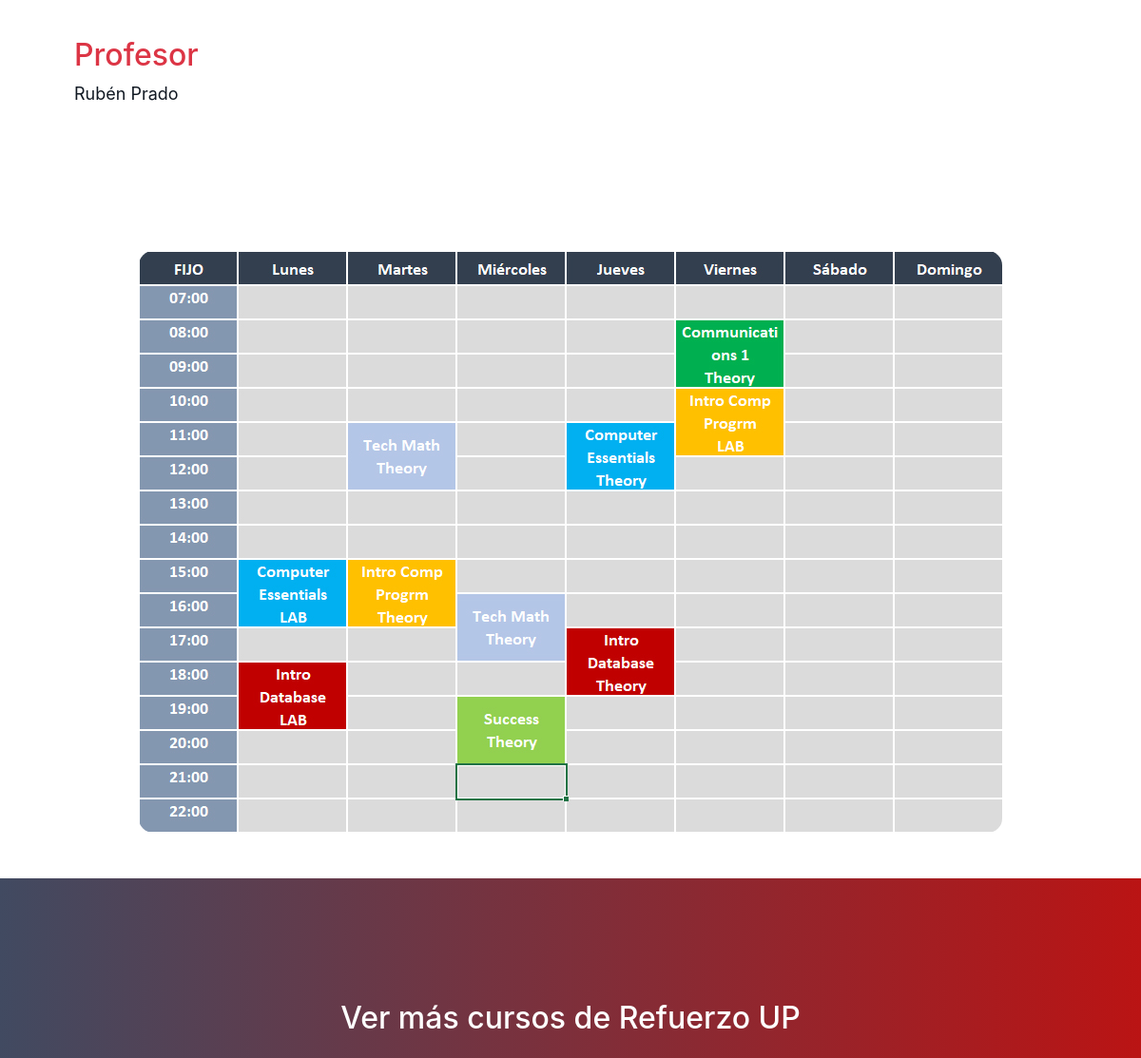
Page /AppMatriz/refuerzo_up/estadistica1 (middle part) on the earlier database version.
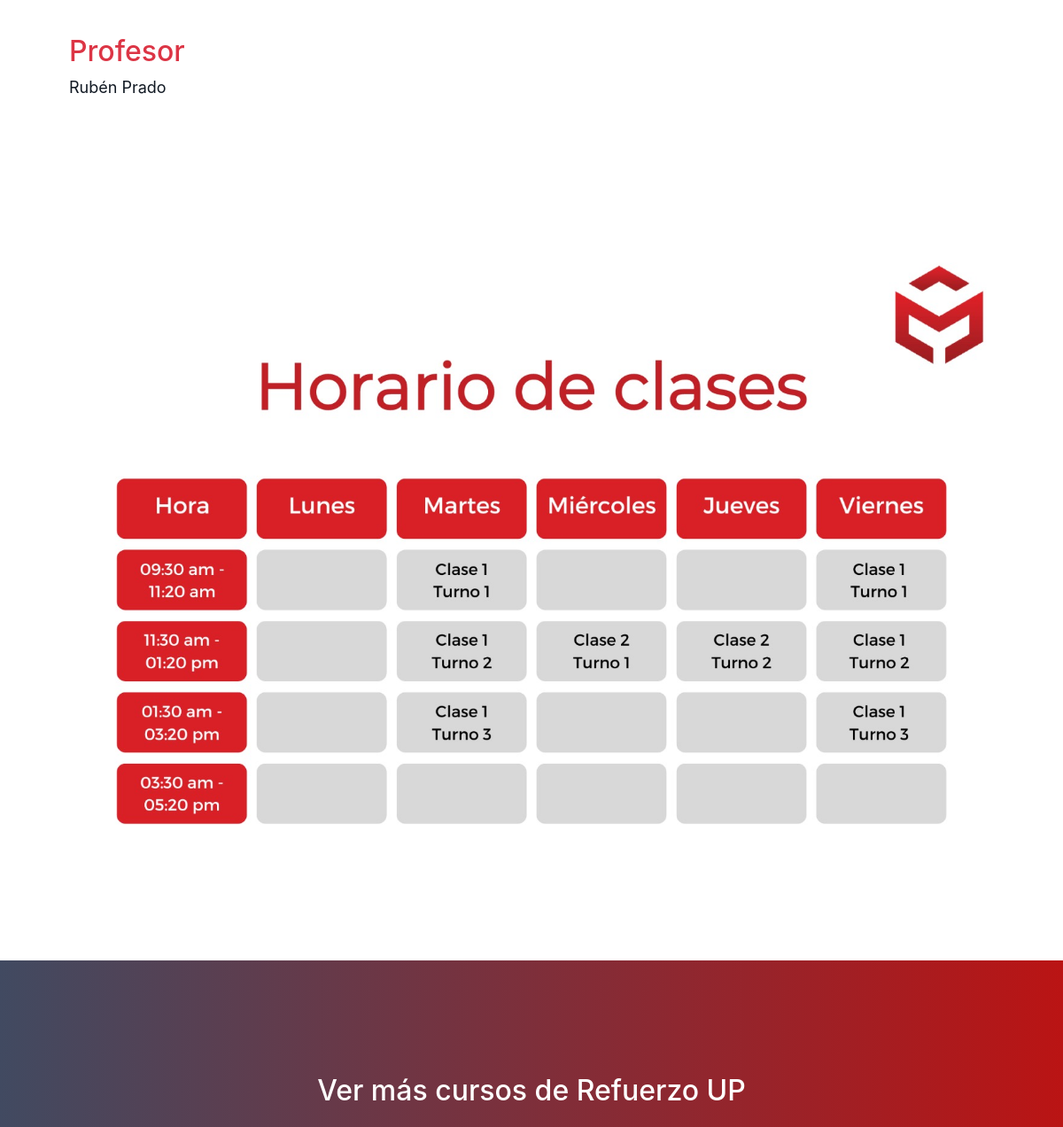
Same page on the later database version.
### AppMatriz/models.py (models this page shows, shortened)
class Horario(models.Model):
    nombre = models.CharField(max_length=40, default='no_name')
    imagen = models.ImageField(upload_to='horarios', null=True, blank=True)

### AppMatriz/views.py (the view)
# urls.py: path('refuerzo_up/estadistica1', views.r_esta1, name="Esta1"),
def r_esta1(request):
    horarios = Horario.objects.filter(imagen__icontains='esta1')
    return render(request, "r_esta1.html", {"horarios":horarios})

### AppMatriz/templates/r_esta1.html (shortened to what this page needs)
{% extends "padre.html" %}
{% load static %}
{% block esta1 %}
<section id=esta1 class="mt-3 pb-2">
    <div class="container px-4 px-lg-5 mb-5">
        <div class="row justify-content-between">
            <div class="col-lg-6 col-md-8 text-start">
                <div class="mt-5">
                    <h2 class="text-danger" style="margin-top: 2.5rem;">Profesor</h2>
                    <p class="text-dark mb-0" style="font-size:large;">Rubén Prado</p>
                </div>
            </div>
        </div>
    </div>
</section>
<section id="horario" class="mt-5">
    <div class="container px-4 px-lg-8">
        <div class="row">
            {% for horario in horarios %}
            <div class="col-md-12 my-5">
                <div class="text-center">
                    <img src="{{ horario.imagen.url }}" alt="Image {{ forloop.counter }}" class="img-fluid" style="border-radius: 15px;">
                </div>
            </div>
            {% endfor %}
        </div>
    </div>
</section>
<section class="page-section bg-rojo text-white">
    <div class="container px-4 px-lg-5 text-center">
        <h2 class="mb-4">Ver más cursos de Refuerzo UP</h2>
    </div>
</section>
{% endblock esta1 %}

### AppMatriz/templates/padre.html (shortened to what this page needs)
<!DOCTYPE html>
<html lang="en">
    <head>
        {% load static %}
        <link href="https://cdn.jsdelivr.net/npm/bootstrap-icons@1.11.3/font/bootstrap-icons.css" rel="stylesheet" />
        <link href="https://cdnjs.cloudflare.com/ajax/libs/SimpleLightbox/2.1.0/simpleLightbox.min.css" rel="stylesheet" />
        <link href="{% static 'AppMatriz/css/styles.css' %}" rel="stylesheet" />
    </head>
    <body id="page-top">
            {% block esta1 %}
            {% endblock esta1 %}
    </body>
</html>

Differences in the rows shown:
removed Horario: imagen (picture)
added Horario: imagen (picture)
